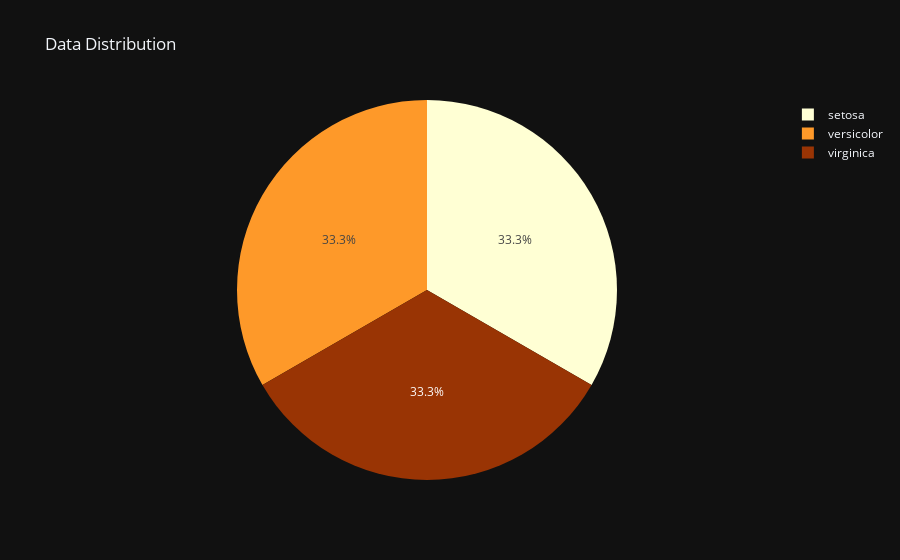

Notebook cell for this chart:
### Code cell
fig = px.pie(df, 'species',color_discrete_sequence=['#ffffd4 ','#fe9929 ','#993404 '],title='Data Distribution',template='plotly_dark')

fig.show()

### Figure 1 — Plotly figure (JSON) as saved in the notebook; plotly's stock layout.template omitted (floating-point values rounded to 4 significant figures; data arrays with more than 128 entries replaced by an {"elided": "..."} marker saying what was removed)
{"data": [{"domain": {"x": [0, 1], "y": [0, 1]}, "hovertemplate": "species=%{label}<extra></extra>", "labels": {"elided": "150 str values"}, "legendgroup": "", "name": "", "showlegend": true, "type": "pie"}], "layout": {"legend": {"tracegroupgap": 0}, "piecolorway": ["#ffffd4 ", "#fe9929 ", "#993404 "], "title": {"text": "Data Distribution"}}}
